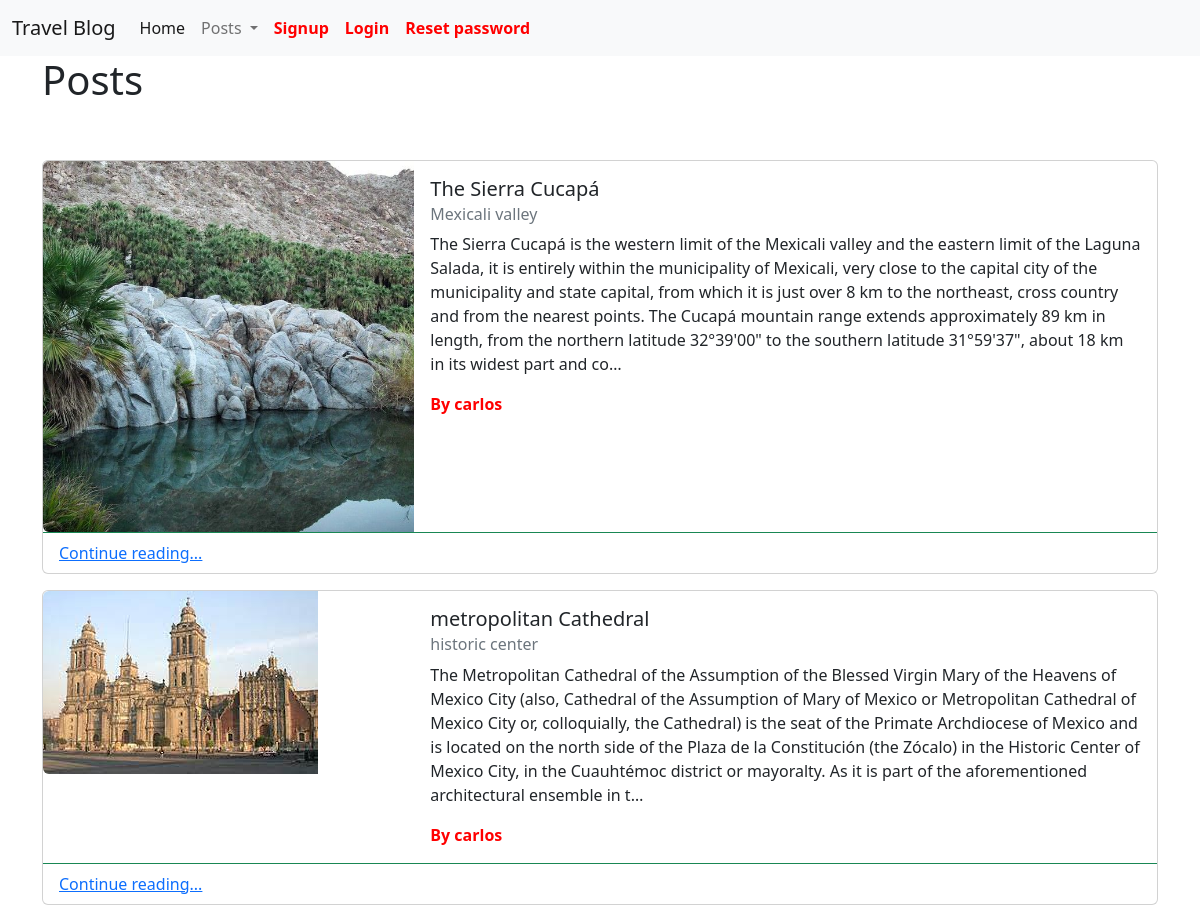
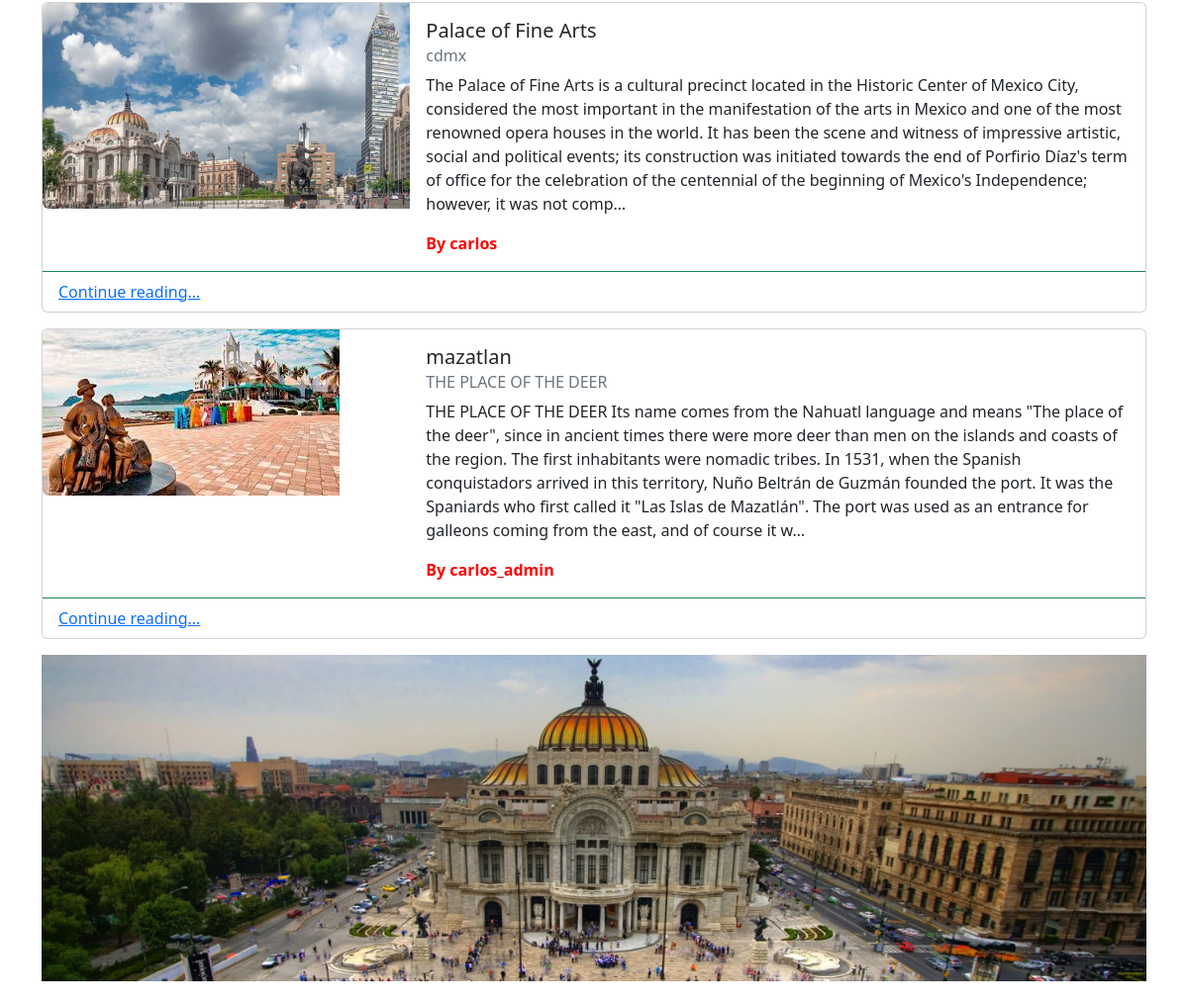
/posts/, run on the app's committed database (2 pictures, top to bottom).
### posts/models.py (models this page shows, shortened)
class Post(models.Model):
    title = models.CharField(max_length=256)
    subtitle = models.CharField(max_length=256)
    body = models.TextField()
    image = models.ImageField(default='AIFA1.jpg')
    created_on = models.DateTimeField(auto_now_add=True)
    author = models.ForeignKey(
        get_user_model(),
        on_delete=models.CASCADE
    )

### posts/views.py (the view)
# urls.py: path('',PostListView.as_view() , name="post_list"),
class PostListView(ListView):
    template_name = "posts/list.html"
    model = Post

### templates/posts/list.html (shortened to what this page needs)
{% extends 'base.html' %}
{% load static %}
{% block link %}
<link rel="stylesheet" href="{% static 'css/list.css' %}" />
{% endblock link %}
{% block content %}
<h1>Posts</h1>
<br />
<br />
{% for post in post_list %}
<div class="card mb-3 ">
    <div class="row g-0">
        <div class="col-md-4">
            {% static "" as baseUrl %}
            <img class="img-fluid rounded-start" src="{{ baseUrl }}/media/{{post.image}}" alt="My image">
        </div>
        <div class="col-md-8">
            <div class="card-body">
                <h5 class="card-title">{{ post.title }}</h5>
                <h6 class="card-subtitle mb-2 text-muted">{{ post.subtitle }}</h6>
                <p class="card-text">{{ post.body|truncatechars:500 }}</p>
                <strong>By {{ post.author}} </strong>
            </div>
        </div>
        <div class="card-footer bg-transparent border-success">
            <a href="{% url 'post_detail' pk=post.id %}"> Continue reading...</a>
        </div>
    </div>
</div>
{% endfor %}
{% endblock content %}

### templates/base.html (shortened to what this page needs)
{% load static %}
<!DOCTYPE html>
<html lang="en">
<head>
    <link href="https://cdn.jsdelivr.net/npm/bootstrap@5.2.0/dist/css/bootstrap.min.css" rel="stylesheet"
>
    <link rel="stylesheet" href="{% static 'css/base.css' %}" />
    {% block link %}{% endblock link %}
</head>
<body>
    <nav class="navbar navbar-expand-lg bg-light">
        <div class="container-fluid">
            <a class="navbar-brand" href="#">Travel Blog</a>
            <div class="collapse navbar-collapse" id="navbarNav">
                <ul class="navbar-nav">
                    <li class="nav-item">
                        <a class="nav-link active" aria-current="page" href="{%  url 'home' %}">Home</a>
                    </li>
                    <li class="nav-item dropdown">
                        <a class="nav-link dropdown-toggle" href="#" role="button" data-bs-toggle="dropdown"
                            aria-expanded="false">
                            Posts
                        </a>
                    </li>
                    {% if request.user.is_authenticated %}
                    <li><a class="nav-link " href="{% url 'logout' %}"><strong>Logout</strong></a></li>
                    <li><a class="nav-link " href="{% url 'password_change' %}"><strong>Change password</strong></a>
                    </li>
                    {% else %}
                    <li><a class="nav-link " href="{% url 'signup' %}"><strong>Signup</strong></a></li>
                    <li><a class="nav-link " href="{% url 'login' %}"><strong>Login</strong></a></li>
                    <li><a class="nav-link " href="{% url 'password_reset' %}"><strong>Reset password</strong></a></li>
                    {% endif %}
                </ul>
            </div>
        </div>
    </nav>
    <div class="container">
        {% block content %}
        {% endblock content %}
        <img src="{% static 'media/banner-ciudad-de-mc3a9xico.jpg' %}" width=100% alt="My image">
        <br><br>
    </div>
</body>
</html>

### static/css/list.css (style rules this page uses)
img { width: 350; height: 350; }
strong { color: red; }

### data on the page
Post: image (picture), title "The Sierra Cucapá", subtitle "Mexicali valley", body "The Sierra Cucapá is the western limit of the Mexicali valley and the eastern limit of the Laguna Salada, it is entirely within the municipality of Mexicali, very close to the capital city of the municipality and state capital, from which it is just over 8 km to the northeast, cross country and from the nearest points. The Cucapá mountain range extends approximately 89 km in length, from the northern latitude 32°39'00\" to the southern latitude 31°59'37\", about 18 km in its widest part and co…", author "carlos"
Post: image (picture), title "metropolitan Cathedral", subtitle "historic center", body "The Metropolitan Cathedral of the Assumption of the Blessed Virgin Mary of the Heavens of Mexico City (also, Cathedral of the Assumption of Mary of Mexico or Metropolitan Cathedral of Mexico City or, colloquially, the Cathedral) is the seat of the Primate Archdiocese of Mexico and is located on the north side of the Plaza de la Constitución (the Zócalo) in the Historic Center of Mexico City, in the Cuauhtémoc district or mayoralty. As it is part of the aforementioned architectural ensemble in t…", author "carlos"
Post: image (picture), title "Palace of Fine Arts", subtitle "cdmx", body "The Palace of Fine Arts is a cultural precinct located in the Historic Center of Mexico City, considered the most important in the manifestation of the arts in Mexico and one of the most renowned opera houses in the world. It has been the scene and witness of impressive artistic, social and political events; its construction was initiated towards the end of Porfirio Díaz's term of office for the celebration of the centennial of the beginning of Mexico's Independence; however, it was not comp…", author "carlos"
Post: image (picture), title "mazatlan", subtitle "THE PLACE OF THE DEER", body "THE PLACE OF THE DEER Its name comes from the Nahuatl language and means \"The place of the deer\", since in ancient times there were more deer than men on the islands and coasts of the region. The first inhabitants were nomadic tribes. In 1531, when the Spanish conquistadors arrived in this territory, Nuño Beltrán de Guzmán founded the port. It was the Spaniards who first called it \"Las Islas de Mazatlán\". The port was used as an entrance for galleons coming from the east, and of course it w…", author "carlos_admin"
